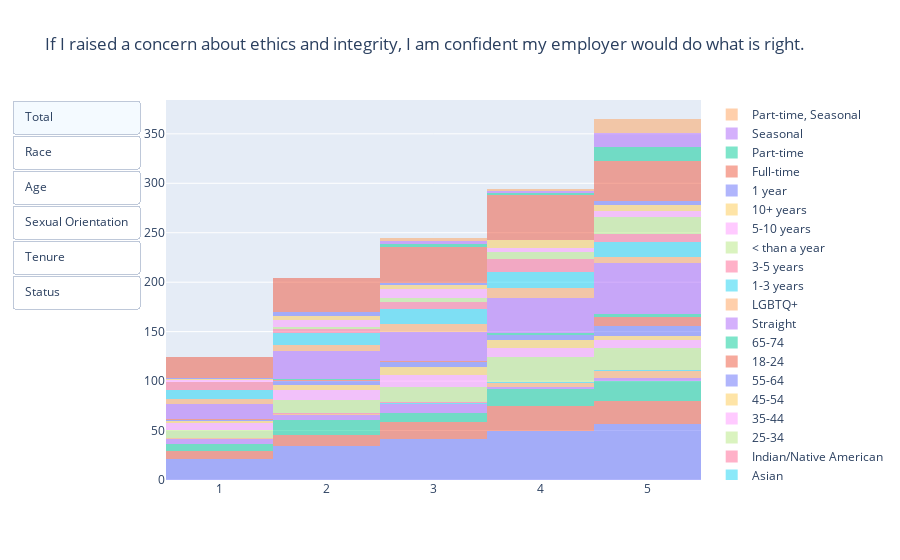

Write notebook code for a chart like this one.
### Markdown cell above
### If I raised a concern about ethics and integrity, I am confident my employer would do what is right.

### Code cell
#defining list_updatemenus
list_updatemenus = [{'label': 'Total',
                     'method': 'update',
                     'args': [{'visible': [True, False, False, False, False, False, False, False, False, False, False, False, False, False, False, False, False, False, False, False, False, False, False, False, False]}, {'title': 'If I raised a concern about ethics and integrity, I am confident my employer would do what is right.'}]},
                    {'label': 'Race',
                     'method': 'update',
                     'args': [{'visible': [False, True, True, True, True, True, True, False, False, False, False, False, False, False, False, False, False, False, False, False, False, False, False, False, False]}, {'title': 'If I raised a concern about ethics and integrity, I am confident my employer would do what is right.'}]},
                    {'label': 'Age',
                     'method': 'update',
                     'args': [{'visible': [False, False, False, False, False, False, False, True, True, True, True, True, True, False, False, False, False, False, False, False, False, False, False, False, False]}, {'title': 'If I raised a concern about ethics and integrity, I am confident my employer would do what is right.'}]},
                    {'label': 'Sexual Orientation',
                     'method': 'update',
                     'args': [{'visible': [False, False, False, False, False, False, False, False, False, False, False, False, False, True, True, False, False, False, False, False, False, False, False, False, False]}, {'title': 'If I raised a concern about ethics and integrity, I am confident my employer would do what is right.'}]},
                   {'label': 'Tenure',
                     'method': 'update',
                     'args': [{'visible': [False, False, False, False, False, False, False, False, False, False, False, False, False, False, False, True, True, True, True, True, True, False, False, False, False]}, {'title': 'If I raised a concern about ethics and integrity, I am confident my employer would do what is right. '}]},
                   {'label': 'Status',
                     'method': 'update',
                     'args': [{'visible': [False, False, False, False, False, False, False, False, False, False, False, False, False, False, False, False, False, False, False, False, False, True, True, True, True]}, {'title': 'If I raised a concern about ethics and integrity, I am confident my employer would do what is right.'}]}
                   ]
#defining graph objects
x_total = dei["If I raised a concern about ethics and integrity, I am confident my employer would do what is right. "]
x_white = dei[dei['What is your race? ']=="White"]["If I raised a concern about ethics and integrity, I am confident my employer would do what is right. "]
x_latinx = dei[dei['What is your race? ']=="Latino/Hispanic"]["If I raised a concern about ethics and integrity, I am confident my employer would do what is right. "]
x_black = dei[dei['What is your race? ']=="Black/ African American"]["If I raised a concern about ethics and integrity, I am confident my employer would do what is right. "]
x_two_plus = dei[dei['What is your race? ']=="Two or more Races"]["If I raised a concern about ethics and integrity, I am confident my employer would do what is right. "]
x_asian = dei[dei['What is your race? ']=="Asian"]["I have the same opportunities for advancement as other team members at my organization with similar experience and performance levels.  "]
x_first_peoples = dei[dei['What is your race? ']=="Indian/ Native American"]["If I raised a concern about ethics and integrity, I am confident my employer would do what is right. "]
x_age1 = dei[dei["What is your age?"]=="25-34"]["If I raised a concern about ethics and integrity, I am confident my employer would do what is right. "]
x_age2 = dei[dei["What is your age?"]=="35-44"]["If I raised a concern about ethics and integrity, I am confident my employer would do what is right. "]
x_age3 = dei[dei["What is your age?"]=="45-54"]["If I raised a concern about ethics and integrity, I am confident my employer would do what is right. "]
x_age4 = dei[dei["What is your age?"]=="55-64"]["If I raised a concern about ethics and integrity, I am confident my employer would do what is right. "]
x_age5 = dei[dei["What is your age?"]=="18-24"]["If I raised a concern about ethics and integrity, I am confident my employer would do what is right. "]
x_age6 = dei[dei["What is your age?"]=="65-74"]["If I raised a concern about ethics and integrity, I am confident my employer would do what is right. "]
x_straight = dei[dei["What is your sexual orientation?"]=="Straight"]["If I raised a concern about ethics and integrity, I am confident my employer would do what is right. "]
x_lgbtq = dei[dei["What is your sexual orientation?"]=="LGBTQ+"]["If I raised a concern about ethics and integrity, I am confident my employer would do what is right. "]
x_tenure1 = dei[dei["How long have you worked for FC?"]=="1-3 years"]["If I raised a concern about ethics and integrity, I am confident my employer would do what is right. "]
x_tenure2 = dei[dei["How long have you worked for FC?"]=="3-5 years"]["If I raised a concern about ethics and integrity, I am confident my employer would do what is right. "]
x_tenure3 = dei[dei["How long have you worked for FC?"]=="Less than a year"]["If I raised a concern about ethics and integrity, I am confident my employer would do what is right. "]
x_tenure4 = dei[dei["How long have you worked for FC?"]=="5-10 years"]["If I raised a concern about ethics and integrity, I am confident my employer would do what is right. "]
x_tenure5 = dei[dei["How long have you worked for FC?"]=="10+ years"]["If I raised a concern about ethics and integrity, I am confident my employer would do what is right. "]
x_tenure6 = dei[dei["How long have you worked for FC?"]=="1 year"]["If I raised a concern about ethics and integrity, I am confident my employer would do what is right. "]
x_status1 = dei[dei["What is your employment status?"]=="Full-time"]["If I raised a concern about ethics and integrity, I am confident my employer would do what is right. "]
x_status2 = dei[dei["What is your employment status?"]=="Part-time"]["If I raised a concern about ethics and integrity, I am confident my employer would do what is right. "]
x_status3 = dei[dei["What is your employment status?"]=="Seasonal"]["If I raised a concern about ethics and integrity, I am confident my employer would do what is right. "]
x_status4 = dei[dei["What is your employment status?"]=="Part-time, Seasonal"]["If I raised a concern about ethics and integrity, I am confident my employer would do what is right. "]
#defining data
data=[go.Histogram(x=x_total,name='   ',opacity = .5),
      go.Histogram(x=x_white,name='White',opacity = .5),
      go.Histogram(x=x_latinx,name='Latino/Hispanic',opacity = .5),
      go.Histogram(x=x_black,name='Black/African American',opacity = .5),
      go.Histogram(x=x_two_plus,name='Two or more Races',opacity = .5),
      go.Histogram(x=x_asian,name='Asian',opacity = .5),
      go.Histogram(x=x_first_peoples,name='Indian/Native American',opacity = .5),
      go.Histogram(x=x_age1,name='25-34', opacity = .5),
      go.Histogram(x=x_age2,name='35-44',opacity = .5),
      go.Histogram(x=x_age3,name='45-54',opacity = .5),
      go.Histogram(x=x_age4,name='55-64',opacity = .5),
      go.Histogram(x=x_age5,name='18-24',opacity = .5),
      go.Histogram(x=x_age6,name='65-74',opacity = .5),
      go.Histogram(x=x_straight,name='Straight',opacity = .5),
      go.Histogram(x=x_lgbtq,name='LGBTQ+',opacity = .5),
      go.Histogram(x=x_tenure1,name='1-3 years',opacity = .5),
      go.Histogram(x=x_tenure2,name='3-5 years',opacity = .5),
      go.Histogram(x=x_tenure3,name='< than a year',opacity = .5),
      go.Histogram(x=x_tenure4,name='5-10 years',opacity = .5),
      go.Histogram(x=x_tenure5,name='10+ years',opacity = .5),
      go.Histogram(x=x_tenure6,name='1 year',opacity = .5),
      go.Histogram(x=x_status1,name='Full-time',opacity = .5),
      go.Histogram(x=x_status2,name='Part-time',opacity = .5),
      go.Histogram(x=x_status2,name='Seasonal',opacity = .5),
      go.Histogram(x=x_status2,name='Part-time, Seasonal',opacity = .5)
     
     ]


#defining layout
layout=go.Layout(title='If I raised a concern about ethics and integrity, I am confident my employer would do what is right.',updatemenus=list([dict(buttons= list_updatemenus,type = 'buttons')]),barmode='stack')

#defining layout and plotting
fig = go.Figure(data,layout)
fig.show()

### Figure 1 — Plotly figure (JSON) as saved in the notebook; plotly's stock layout.template omitted (floating-point values rounded to 4 significant figures; data arrays with more than 128 entries replaced by an {"elided": "..."} marker saying what was removed)
{"data": [{"name": "   ", "opacity": 0.5, "type": "histogram", "x": {"elided": "205 int values"}}, {"name": "White", "opacity": 0.5, "type": "histogram", "x": [1, 1, 1, 1, 1, 1, 1, 1, 2, 2, 2, 2, 2, 2, 2, 2, 2, 2, 2, 2, 3, 3, 3, 3, 3, 3, 3, 3, 3, 3, 3, 3, 3, 3, 3, 3, 3, 3, 4, 4, 4, 4, 4, 4, 4, 4, 4, 4, 4, 4, 4, 4, 4, 4, 4, 4, 4, 4, 4, 4, 4, 4, 4, 5, 5, 5, 5, 5, 5, 5, 5, 5, 5, 5, 5, 5, 5, 5, 5, 5, 5, 5, 5, 5, 5, 5]}, {"name": "Latino/Hispanic", "opacity": 0.5, "type": "histogram", "x": [1, 1, 1, 1, 1, 1, 1, 2, 2, 2, 2, 2, 2, 2, 2, 2, 2, 2, 2, 2, 2, 2, 3, 3, 3, 3, 3, 3, 3, 3, 3, 4, 4, 4, 4, 4, 4, 4, 4, 4, 4, 4, 4, 4, 4, 4, 4, 4, 5, 5, 5, 5, 5, 5, 5, 5, 5, 5, 5, 5, 5, 5, 5, 5, 5, 5, 5, 5]}, {"name": "Black/African American", "opacity": 0.5, "type": "histogram", "x": [1, 1, 1, 1, 1, 2, 2, 2, 2, 2, 3, 3, 3, 3, 3, 3, 3, 3, 3, 4, 4, 5, 5, 5]}, {"name": "Two or more Races", "opacity": 0.5, "type": "histogram", "x": [1, 2, 4, 4, 4, 4, 5, 5, 5, 5, 5, 5, 5, null, null]}, {"name": "Asian", "opacity": 0.5, "type": "histogram", "x": [3, 4, 5]}, {"name": "Indian/Native American", "opacity": 0.5, "type": "histogram", "x": [2, 3]}, {"name": "25-34", "opacity": 0.5, "type": "histogram", "x": [3, 5, 1, 1, 2, 3, 3, 3, 3, 5, 5, 5, 1, 1, 2, 2, 2, 2, 2, 2, 2, 3, 3, 3, 3, 4, 4, 4, 4, 4, 4, 4, 4, 5, 5, 5, 5, 5, 5, 5, 5, 5, 1, 4, 4, 5, 5, null, null, 1, 1, 1, 1, 2, 2, 2, 2, 2, 3, 3, 3, 3, 3, 4, 4, 4, 4, 4, 4, 4, 4, 4, 4, 4, 4, 4, 4, 4, 5, 5, 5, 5, 5, 5, 5, 3]}, {"name": "35-44", "opacity": 0.5, "type": "histogram", "x": [3, 2, 3, 3, 3, 3, 1, 1, 1, 1, 2, 2, 2, 2, 2, 3, 3, 3, 4, 4, 4, 4, 4, 5, 5, 5, 5, 5, 2, 4, 1, 1, 1, 2, 2, 2, 3, 3, 3, 3, 4, 4, 4, 5, 5, 5, 5]}, {"name": "45-54", "opacity": 0.5, "type": "histogram", "x": [1, 2, 4, 3, 2, 2, 3, 4, 4, 4, 4, 5, 1, 2, 2, 3, 3, 3, 3, 3, 3, 4, 4, 4, 4, 5, 5, 5]}, {"name": "55-64", "opacity": 0.5, "type": "histogram", "x": [1, 2, 2, 3, 5, 2, 3, 4, 5, 4, 5, 2, 3, 3, 4, 4, 5, 5, 5, 5, 5, 5, 5, 4, 3]}, {"name": "18-24", "opacity": 0.5, "type": "histogram", "x": [5, 1, 5, 5, 5, 5, 5, 5, 2, 3, 5, 5]}, {"name": "65-74", "opacity": 0.5, "type": "histogram", "x": [4, 2, 5, 5, 5, 4]}, {"name": "Straight", "opacity": 0.5, "type": "histogram", "x": {"elided": "161 int values"}}, {"name": "LGBTQ+", "opacity": 0.5, "type": "histogram", "x": [3, 3, 1, 2, 2, 2, 3, 4, 5, 5, 5, 1, 4, 1, 1, 1, 2, 2, 2, 3, 3, 3, 3, 4, 4, 4, 4, 4, 4, 4, 4, 5, 5, 5, 3]}, {"name": "1-3 years", "opacity": 0.5, "type": "histogram", "x": [3, 3, 5, 5, 1, 1, 1, 2, 2, 3, 3, 3, 3, 5, 5, 1, 1, 1, 1, 2, 2, 2, 3, 3, 3, 3, 4, 4, 4, 4, 4, 4, 5, 5, 5, 5, 5, 4, 4, 5, null, 1, 1, 2, 2, 2, 2, 2, 2, 2, 2, 3, 3, 3, 3, 4, 4, 4, 4, 4, 4, 4, 4, 5, 5, 5, 5, 5, 5, 3]}, {"name": "3-5 years", "opacity": 0.5, "type": "histogram", "x": [1, 1, 2, 3, 3, 3, 1, 2, 2, 2, 4, 4, 4, 4, 4, 5, 5, 5, 5, 1, 1, 1, 1, 1, 3, 3, 3, 3, 4, 4, 4, 4, 4, 4, 4, 4, 5, 5, 5, 5]}, {"name": "< than a year", "opacity": 0.5, "type": "histogram", "x": [2, 2, 4, 5, 5, 5, 5, 5, 5, 5, 4, 5, 5, 5, null, 3, 3, 3, 3, 4, 4, 4, 4, 4, 4, 5, 5, 5, 5, 5, 5, 5]}, {"name": "5-10 years", "opacity": 0.5, "type": "histogram", "x": [2, 3, 4, 5, 5, 3, 1, 2, 2, 2, 3, 3, 3, 4, 4, 5, 2, 5, 1, 2, 2, 3, 3, 3, 3, 4, 5, 5]}, {"name": "10+ years", "opacity": 0.5, "type": "histogram", "x": [4, 2, 2, 2, 2, 3, 3, 4, 4, 4, 5, 5, 4, 4, 1, 3, 3, 4, 5, 5, 5, 5, 4]}, {"name": "1 year", "opacity": 0.5, "type": "histogram", "x": [3, 1, 2, 2, 5, 5, 5, 5, 2, 2, 3]}, {"name": "Full-time", "opacity": 0.5, "type": "histogram", "x": {"elided": "180 int values"}}, {"name": "Part-time", "opacity": 0.5, "type": "histogram", "x": [5, 5, 3, 5, 5, 5, 5, 5, 3, 3, 4, 4, 5, 5, 5, 5, 5, 5, 5]}, {"name": "Seasonal", "opacity": 0.5, "type": "histogram", "x": [5, 5, 3, 5, 5, 5, 5, 5, 3, 3, 4, 4, 5, 5, 5, 5, 5, 5, 5]}, {"name": "Part-time, Seasonal", "opacity": 0.5, "type": "histogram", "x": [5, 5, 3, 5, 5, 5, 5, 5, 3, 3, 4, 4, 5, 5, 5, 5, 5, 5, 5]}], "layout": {"barmode": "stack", "title": {"text": "If I raised a concern about ethics and integrity, I am confident my employer would do what is right."}, "updatemenus": [{"buttons": [{"args": [{"visible": [true, false, false, false, false, false, false, false, false, false, false, false, false, false, false, false, false, false, false, false, false, false, false, false, false]}, {"title": "If I raised a concern about ethics and integrity, I am confident my employer would do what is right."}], "label": "Total", "method": "update"}, {"args": [{"visible": [false, true, true, true, true, true, true, false, false, false, false, false, false, false, false, false, false, false, false, false, false, false, false, false, false]}, {"title": "If I raised a concern about ethics and integrity, I am confident my employer would do what is right."}], "label": "Race", "method": "update"}, {"args": [{"visible": [false, false, false, false, false, false, false, true, true, true, true, true, true, false, false, false, false, false, false, false, false, false, false, false, false]}, {"title": "If I raised a concern about ethics and integrity, I am confident my employer would do what is right."}], "label": "Age", "method": "update"}, {"args": [{"visible": [false, false, false, false, false, false, false, false, false, false, false, false, false, true, true, false, false, false, false, false, false, false, false, false, false]}, {"title": "If I raised a concern about ethics and integrity, I am confident my employer would do what is right."}], "label": "Sexual Orientation", "method": "update"}, {"args": [{"visible": [false, false, false, false, false, false, false, false, false, false, false, false, false, false, false, true, true, true, true, true, true, false, false, false, false]}, {"title": "If I raised a concern about ethics and integrity, I am confident my employer would do what is right. "}], "label": "Tenure", "method": "update"}, {"args": [{"visible": [false, false, false, false, false, false, false, false, false, false, false, false, false, false, false, false, false, false, false, false, false, true, true, true, true]}, {"title": "If I raised a concern about ethics and integrity, I am confident my employer would do what is right."}], "label": "Status", "method": "update"}], "type": "buttons"}]}}
